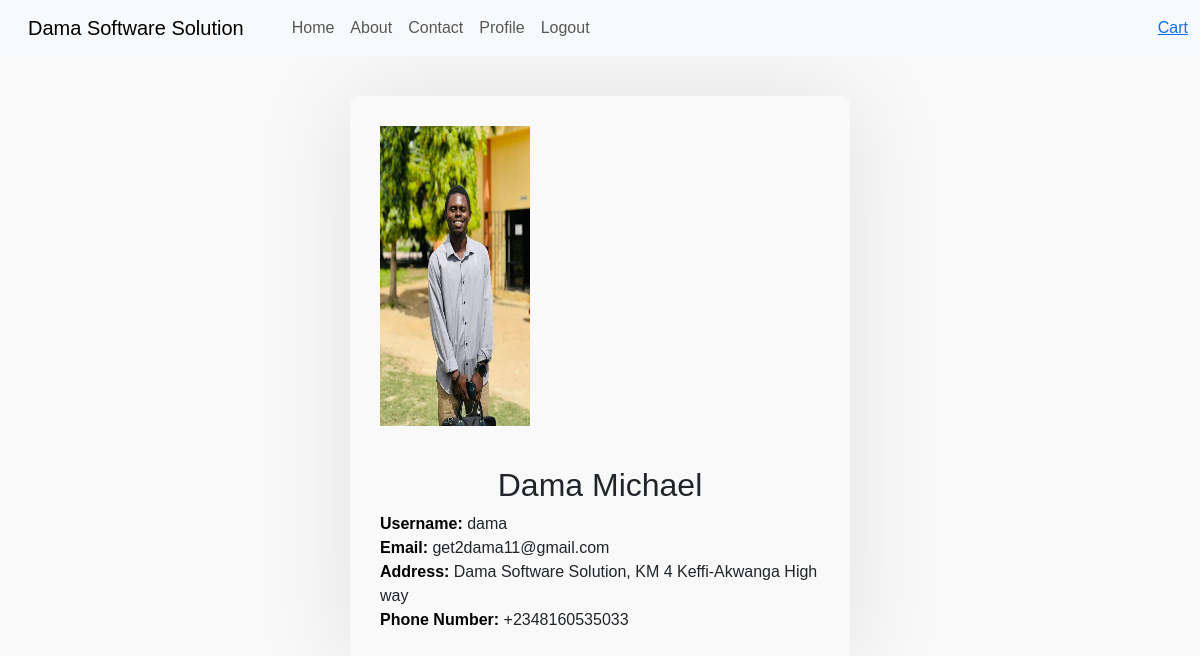
The page /user-profile (signed in) on the database its author committed.
### main/models.py (models this page shows, shortened)
class Profile(models.Model):
    user = models.OneToOneField('auth.User', on_delete=models.CASCADE)
    phone_no = models.CharField(max_length=15)
    address = models.CharField(max_length=100,)
    image = models.ImageField()
    is_vendor = models.BooleanField(default=False)

### main/views.py (the view)
# urls.py: path("user-profile", user_profile, name='user_profile'),
@login_required
def user_profile(request):
    user_detail = User.objects.get(username=request.user.username)
    user_profile = user_detail.profile
    return render(request, 'user_profile.html',
                  {'user_detail': user_detail,
                   "user_profile": user_profile})

### templates/user_profile.html (shortened to what this page needs)
{% extends "base.html" %} {% block content %}
<div class="profile-container">
  {% if user.profile.image %}
  <img
    src="{{ user.profile.image.url }}"
    alt="Avatar"
    class="avatar"
    style="width: 150px"
  />
  {% else %}
  <img src="https://via.placeholder.com/100" alt="Avatar" class="avatar" />
  {% endif %}
  <h2>{{ user.get_full_name|default:user.username }}</h2>
  <div class="profile-info">
    <span class="profile-label">Username:</span> {{ user.username }}
  </div>
  <div class="profile-info">
    <span class="profile-label">Email:</span> {{ user.email }}
  </div>
  {% if user_profile %}
  <div class="profile-info">
    <span class="profile-label">Address:</span> {{ user_profile.address }}
  </div>
  {% endif %}
  <div class="profile-info">
    <span class="profile-label">Phone Number:</span> {{ user_profile.phone_no }}
  </div>
</div>
{% endblock %}

### static/style.css (style rules this page uses)
body { font-family: "Segoe UI", Arial, sans-serif; margin: 0; padding: 0; background: #f9f9f9; }
body { font-family: Arial, sans-serif; margin: 0; padding: 0; }
h2 { text-align: center; }

### templates/user_profile.html (style rules this page uses)
.profile-container { max-width: 500px; margin: 40px auto; padding: 30px; border-radius: 8px; box-shadow: 0 2px 100px rgba(0, 0, 0, 0.1); }
.avatar { width: 500px; height: 300px; margin-bottom: 40px; }
.profile-label { font-weight: bold; color: black }

### rows shown on the page
Profile: address "Dama Software Solution, KM 4 Keffi-Akwanga High way", phone_no "+2348160535033"

### other values the page prints
{{ user.get_full_name|default:user.username }} "Dama Michael"
{{ user.username }} "dama"
{{ user.email }} "get2dama11@gmail.com"
